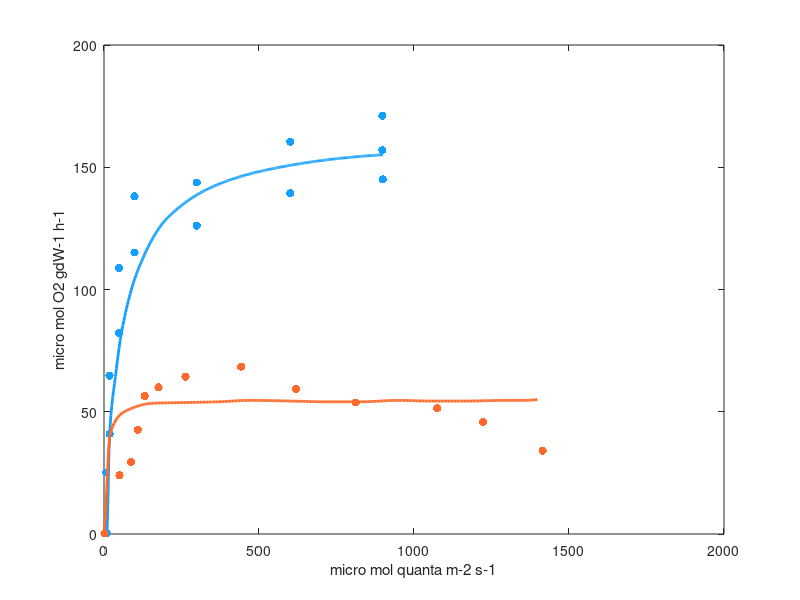

Reproduce this figure in MATLAB. (Note: this script raises an error after producing the figure.)
data_I_J_O2_Venolia = [ ...  % Light intensity [mol quanta m-2 h-1], gross photosynthesis rate [mg O2 gdW-2 h-1]  %Data obtained from Roman
0.03225806451612903 0.010067114093959731
0.025806451612903226 0.8053691275167785
0.06451612903225806 1.308724832214765
0.06451612903225806 2.0738255033557045
0.17419354838709677 2.6275167785234896
0.17419354838709677 3.483221476510067
0.3548387096774194 3.6845637583892614
0.3548387096774194 4.419463087248322
1.0774193548387097 4.0369127516778525
1.0774193548387097 4.600671140939597
2.161290322580645 4.4597315436241605
2.161290322580645 5.1342281879194624
3.238709677419355 4.640939597315436
3.232258064516129 5.023489932885906
3.232258064516129 5.476510067114093];

data_I_J_O2_Venolia_model = [ ...
    0.03225806451612903	 0.010067114093959731
0.025806451612903226	 0.8053691275167785
0.06451612903225806	 1.308724832214765
0.13548387096774195	 2.0838926174496644
0.2064516129032258	 2.657718120805369
0.3935483870967742	 3.4530201342281877
0.7290322580645161	 4.12751677852349
1.335483870967742	 4.580536912751677
1.9161290322580644	 4.771812080536913
2.7096774193548385	 4.912751677852349 
3.238709677419355	 4.9630872483221475]; 





Lavaud_25_data = [
1.8495684340320593, 0.009404388714733543
49.9383477188656, 0.7711598746081505
86.92971639950679, 0.9404388714733543
109.1245376078915, 1.3636363636363638
131.3193588162762, 1.8056426332288402
175.70900123304563, 1.9184952978056427
262.6387176325524, 2.0595611285266457
442.04685573366214, 2.1912225705329154
619.6054254007398, 1.8996865203761757
811.960542540074, 1.7210031347962382
1074.5992601726264, 1.64576802507837
1222.5647348951911, 1.4670846394984327
1414.9198520345253, 1.090909090909091];


Lavaud_25_model = [
0, 0.018808777429467086
7.398273736128237, 0.4137931034482759
11.097410604192355, 0.8369905956112853
20.34525277435265, 1.3260188087774296
73.98273736128237, 1.6175548589341693
159.0628853267571, 1.7115987460815048
266.3378545006165, 1.7210031347962382
369.9136868064119, 1.730407523510972
467.940813810111, 1.749216300940439
604.8088779284834, 1.7398119122257054
712.0838471023428, 1.730407523510972
830.4562268803946, 1.730407523510972
950.6781750924785, 1.749216300940439
1052.4044389642418, 1.7398119122257054
1167.0776818742295, 1.7398119122257054
1298.3970406905057, 1.749216300940439
1355.7336621454995, 1.749216300940439
1398.2737361282368, 1.7586206896551726];


% Conversion: multiply all y-values (column 2) by 31.25
data_I_J_O2_Venolia(:,2) = data_I_J_O2_Venolia(:,2) * 31.25; % Convert mg02 into micromol 02
data_I_J_O2_Venolia_model(:,2) = data_I_J_O2_Venolia_model(:,2) * 31.25;  %Convert mg02 into micromol 02

Lavaud_25_data(:,2) = Lavaud_25_data(:,2) * 31.25;  %Convert mg02 into micromol 02
Lavaud_25_model(:,2) = Lavaud_25_model(:,2) * 31.25;  %Convert mg02 into micromol 02

% Split the data into x and y
x = data_I_J_O2_Venolia_model(:,1) / 1e-6 / 3600; %convert to micro and to per second
y = data_I_J_O2_Venolia_model(:,2);

xL = Lavaud_25_model(:,1) ; 
yL = Lavaud_25_model(:,2) ; 

% Create a finer x-axis for interpolation
xq = linspace(min(x), max(x), 300);  % 300 points for smoothness
xqL = linspace(min(xL), max(xL), 300);  % 300 points for smoothness

% Interpolate using spline (smooth) or 'pchip' (shape-preserving)
yq = interp1(x, y, xq, 'pchip');
yq(:,1) = 0.010067114093959731; 

yqL = interp1(xL, yL, xqL, 'pchip');
yqL(:,1) = 0.010067114093959731; 


% Plot
figure(10);
plot(xq, yq, '-', 'LineWidth', 2, 'Color', [0.0745    0.6235    1.0000]);      hold on;  % Interpolated smooth curve
scatter(data_I_J_O2_Venolia(:,1) / 1e-6 / 3600, data_I_J_O2_Venolia(:,2),  'MarkerEdgecolor', 'none', ...
    'MarkerFaceColor',  [0.0745    0.6235    1.0000]);


plot(xqL, yqL, '-', 'LineWidth', 2, 'Color', [1.0000    0.4118    0.1608]);      hold on;  % Interpolated smooth curve
scatter(Lavaud_25_data (:,1), Lavaud_25_data (:,2),  'MarkerEdgecolor', 'none', ...
    'MarkerFaceColor',  [1.0000    0.4118    0.1608]);

% legend('Parameter estimation ', 'S. fluitans at 23°C HL acclimated','Sacharinna at 13°C','', 'Ulva at 25°C', '')
xlabel('micro mol quanta m-2 s-1')
ylabel('micro mol O2 gdW-1 h-1')
% xlim(x_limits);
% ylim(y_limits);
%%
% r = figure(5);
% ax = findall(r, 'Type', 'axes');  % Find the axes inside the figure
% x_limits = xlim(ax);
% y_limits = ylim(ax);
% 
% xlim(x_limits);
% ylim(y_limits);
%%
f = figure(4);                % use the correct figure number
ax = findall(f, 'Type', 'axes');
xlim(ax, x_limits);
ylim(ax, y_limits);
% find all plotted objects in the axes
lines = findall(ax, 'Type', 'line');  % or 'Type', 'patch', etc. if relevant

% set legend (the order might be reversed, so double-check)
% legend(ax,  [lines(2), lines(4)], {'Low light acclimated', 'High light acclimated', ''}); 

%%
%Estimate Irradiance as a function of light intensity and t based on
%Fourier equations

t = 1:24; 

lightIntensity = 60 * 10^6 / 86400; %60 ein m-2 d-1, 10e6 to convert into micro mol and 86400 seconds in one day


Irradiance = get_irradiance(t, lightIntensity) ; 
irradianceday = Irradiance(:,9:18); 


LP1986 = [... %hour of the day , mg C g Wd-1 h-1
    896.830985915493, 0.6818980667838312
996.1267605633802, 0.8646748681898067
1096.4788732394366, 0.9138840070298769
1189.4366197183099, 0.9490333919156414
1296.1267605633802, 1.0298769771528997
1391.1971830985915, 0.9103690685413005
1497.887323943662, 0.7627416520210896
1597.1830985915492, 0.59402460456942
1699.6478873239435, 0.17574692442882248
1802.112676056338, 0.0984182776801406]; 


LP1986_micromol = LP1986(:,2)' .* 31.25; % Convert mg02 into micromol 02

plot(1:24, Irradiance)


plot(Irradiance(9:18), LP1986_micromol)

scatter(LP1986(:,1), LP1986_micromol)